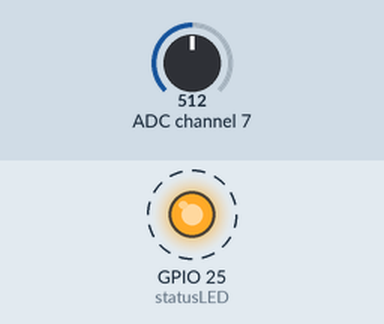
The program below on a simulated Raspberry Pi (BCM pin numbers). On the bench: output pins drawn as LEDs (lit = HIGH). Dashed ring = blinking. The inputs (shaded band) are chosen by the test bench; at power-on: ADC channel 7 = 512 (analog values on the 0–1023 scale). What the program prints to the terminal is not drawn.

Above: at 0.06 s.
Timing chart, 0 to 3.0 s (numbered marks = the images above):
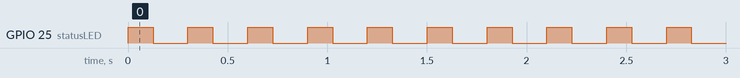

Measured:
- by itself, GPIO 25 (statusLED): alternates HIGH for 0.13 s and LOW for 0.18 s

The program:

ADC1.py
```python
#! /usr/bin/python
#Written By Tom Paulus, @tompaulus, www.tompaulus.com
#For DCC 2013.1

import time
import spidev
import RPi.GPIO as GPIO


spi = spidev.SpiDev()
light_adc = 7
statusLED = 25

GPIO.setmode(GPIO.BCM)
GPIO.setup(statusLED, GPIO.OUT)

print "Press CTRL+Z to exit"


def analogRead(port):
    """Read the given ADC port and preform the necessary shifting of bits"""
    spi.open(0, 0)
    if (port > 7) or (port < 0):
        print 'analogRead -- Port Error, Must use a port between 0 and 7'
        return -1
    r = spi.xfer2([1, (8 + port) << 4, 0])
    value = ((r[1] & 3) << 8) + r[2]
    spi.close()
    return value


while True:
    GPIO.output(statusLED, True)   # Status Led On
    print analogRead(light_adc)    # Print read value
    time.sleep(.125)               # Wait a little
    GPIO.output(statusLED, False)  # Status Led Off
    time.sleep(.175)               # Wait a bit longer
```
